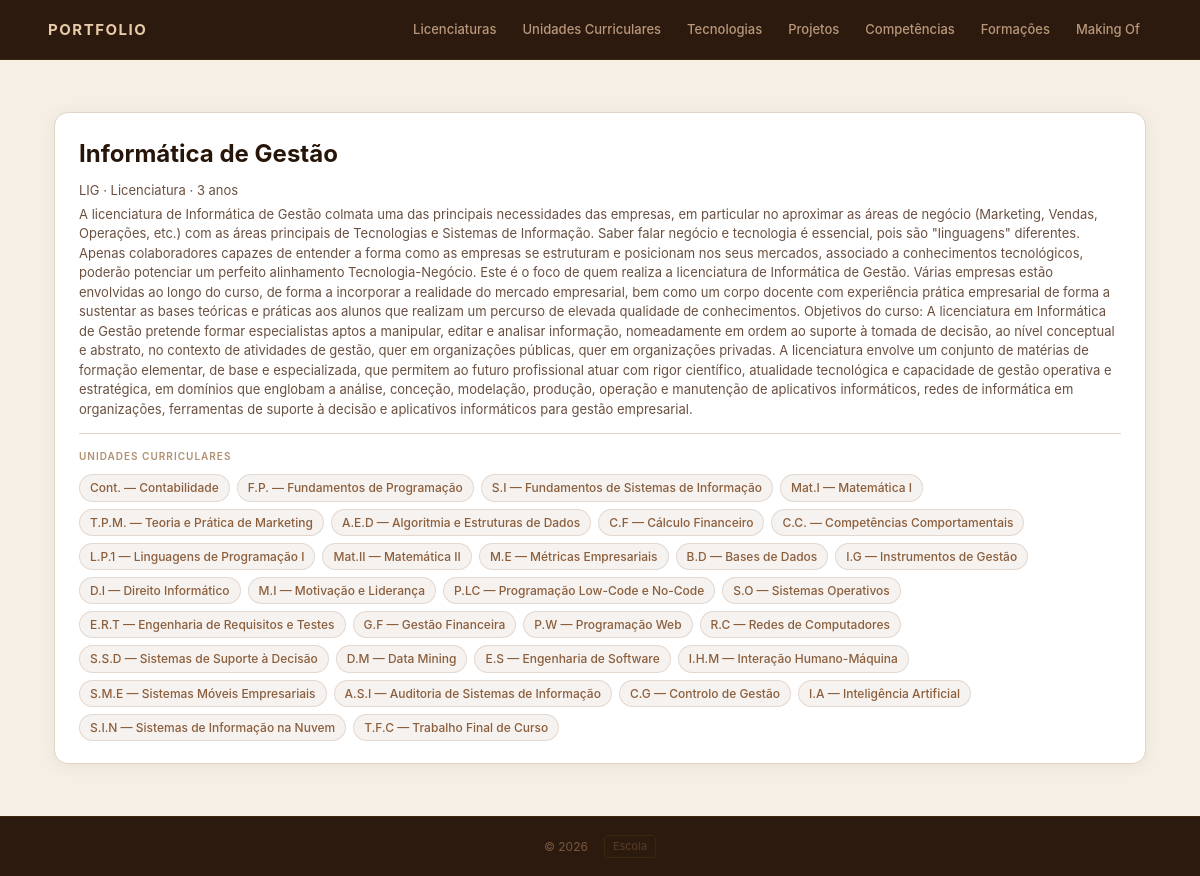
The app's page /licenciatura/1 with its own data.
### portfolio/models.py (models this page shows, shortened)
class Licenciatura(models.Model):
    nome = models.CharField(max_length=200)
    sigla = models.CharField(max_length=20)
    grau = models.CharField(max_length=50)  # ex: "Licenciatura", "Mestrado"
    duracao_anos = models.IntegerField()
    descricao = models.TextField(blank=True)
    imagem = models.ImageField(upload_to='licenciatura/', blank=True, null=True)
    url_deisi = models.URLField(blank=True)
    url_lusofona = models.URLField(blank=True)

class UnidadeCurricular(models.Model):
    licenciatura = models.ForeignKey(Licenciatura, on_delete=models.CASCADE)
    nome = models.CharField(max_length=200)
    sigla = models.CharField(max_length=20)
    ano = models.IntegerField()
    semestre = models.IntegerField()
    ects = models.IntegerField()
    descricao = models.TextField(blank=True)
    imagem = models.ImageField(upload_to='unidades_curriculares/', blank=True, null=True)
    url_ficha = models.URLField(blank=True)
    concluida = models.BooleanField(default=False)
    docentes = models.ManyToManyField(Docente, blank=True) #Esqueci-me de por o docente na unidadeCurricular.....

### portfolio/views.py (the view)
# urls.py: path('licenciatura/<int:id>', views.licenciatura_view, name='licenciatura'),
def licenciatura_view(request, id):
    licenciatura = Licenciatura.objects.prefetch_related('unidadecurricular_set').get(id=id)
    return render(request, 'portfolio/licenciatura.html', {'licenciatura': licenciatura})

### portfolio/templates/portfolio/licenciatura.html
{% extends 'portfolio/base.html' %}
{% block content %}
<article class="detail">
    <header>
        <h2>{{ licenciatura.nome }}</h2>
        <p>{{ licenciatura.sigla }} &middot; {{ licenciatura.grau }} &middot; {{ licenciatura.duracao_anos }} anos</p>
        {% if licenciatura.descricao %}
            <p>{{ licenciatura.descricao }}</p>
        {% endif %}
    </header>
    <section>
        <h4>Unidades Curriculares</h4>
        <ul>
            {% for uc in licenciatura.unidadecurricular_set.all %}
                <li>{{ uc.sigla }} — {{ uc.nome }}</li>
            {% empty %}
                <li>Sem UCs registadas</li>
            {% endfor %}
        </ul>
    </section>
</article>
{% endblock %}

### portfolio/static/portfolio/styles.css (style rules this page uses)
:root { --bg: #f5efe6; --bg-card: #ffffff; --bg-card-hover:#fdf8f2; --border: #e2d5c3; --border-hover: #c4a47c; --accent: #8b5e3c; --accent-soft: rgba(139,94,60,0.08); --accent-mid: #a5703f; --text: #261508; --text-muted: #6b5040; --text-faint: #b09070; --radius: 14px; --shadow: 0 2px 16px rgba(100,60,20,0.08); --shadow-hover: 0 8px 28px rgba(100,60,20,0.14); }
* { box-sizing: border-box; margin: 0; padding: 0; }
body { font-family: "Inter", "Segoe UI", system-ui, -apple-system, sans-serif; background: var(--bg); color: var(--text); line-height: 1.6; min-height: 100vh; display: flex; flex-direction: column; }
article { background: var(--bg-card); border: 1px solid var(--border); border-radius: var(--radius); padding: 22px 24px; box-shadow: var(--shadow); transition: transform 0.2s ease, border-color 0.2s, box-shadow 0.2s; position: relative; overflow: hidden; }
article::before { content: ''; position: absolute; top: 0; left: 0; width: 3px; height: 100%; background: linear-gradient(to bottom, var(--accent), transparent); opacity: 0; transition: opacity 0.2s; }
article > header { margin-bottom: 14px; }
article > header p { font-size: 12px; color: var(--text-muted); line-height: 1.5; }
article > section { margin-top: 14px; padding-top: 14px; border-top: 1px solid var(--border); }
article > section > h4 { font-size: 10px; font-weight: 600; text-transform: uppercase; letter-spacing: 0.1em; color: var(--text-faint); margin-bottom: 10px; }
article > section > ul { list-style: none; display: flex; flex-wrap: wrap; gap: 7px; }
article > section > ul > li { background: var(--accent-soft); color: var(--accent); border: 1px solid rgba(139,94,60,0.18); padding: 3px 10px; border-radius: 999px; font-size: 12px; font-weight: 500; }
article.detail > header h2 { font-size: 24px; font-weight: 700; margin-bottom: 8px; }
article.detail > header p { font-size: 13px; color: var(--text-muted); margin-bottom: 4px; }

### records on screen
Licenciatura: nome "Informática de Gestão", sigla "LIG", grau "Licenciatura", duracao_anos "3", descricao "A licenciatura de Informática de Gestão colmata uma das principais necessidades das empresas, em particular no aproximar as áreas de negócio (Marketing, Vendas, Operações, etc.) com as áreas principais de Tecnologias e Sistemas de Informação. Saber falar negócio e tecnologia é essencial, pois são \"linguagens\" diferentes. Apenas colaboradores capazes de entender a forma como as empresas se estruturam e posicionam nos seus mercados, associado a conhecimentos tecnológicos, poderão potenciar um perfeito alinhamento Tecnologia-Negócio. Este é o foco de quem realiza a licenciatura de Informática de Gestão. Várias empresas estão envolvidas ao longo do curso, de forma a incorporar a realidade do…"
UnidadeCurricular: sigla "Cont.", nome "Contabilidade"
UnidadeCurricular: sigla "F.P.", nome "Fundamentos de Programação"
UnidadeCurricular: sigla "S.I", nome "Fundamentos de Sistemas de Informação"
UnidadeCurricular: sigla "Mat.I", nome "Matemática I"
UnidadeCurricular: sigla "T.P.M.", nome "Teoria e Prática de Marketing"
UnidadeCurricular: sigla "A.E.D", nome "Algoritmia e Estruturas de Dados"
UnidadeCurricular: sigla "C.F", nome "Cálculo Financeiro"
UnidadeCurricular: sigla "C.C.", nome "Competências Comportamentais"
UnidadeCurricular: sigla "L.P.1", nome "Linguagens de Programação I"
UnidadeCurricular: sigla "Mat.II", nome "Matemática II"
UnidadeCurricular: sigla "M.E", nome "Métricas Empresariais"
UnidadeCurricular: sigla "B.D", nome "Bases de Dados"
UnidadeCurricular: sigla "I.G", nome "Instrumentos de Gestão"
UnidadeCurricular: sigla "D.I", nome "Direito Informático"
UnidadeCurricular: sigla "M.I", nome "Motivação e Liderança"
UnidadeCurricular: sigla "P.LC", nome "Programação Low-Code e No-Code"
UnidadeCurricular: sigla "S.O", nome "Sistemas Operativos"
UnidadeCurricular: sigla "E.R.T", nome "Engenharia de Requisitos e Testes"
UnidadeCurricular: sigla "G.F", nome "Gestão Financeira"
UnidadeCurricular: sigla "P.W", nome "Programação Web"
UnidadeCurricular: sigla "R.C", nome "Redes de Computadores"
UnidadeCurricular: sigla "S.S.D", nome "Sistemas de Suporte à Decisão"
UnidadeCurricular: sigla "D.M", nome "Data Mining"
UnidadeCurricular: sigla "E.S", nome "Engenharia de Software"
UnidadeCurricular: sigla "I.H.M", nome "Interação Humano-Máquina"
UnidadeCurricular: sigla "S.M.E", nome "Sistemas Móveis Empresariais"
UnidadeCurricular: sigla "A.S.I", nome "Auditoria de Sistemas de Informação"
UnidadeCurricular: sigla "C.G", nome "Controlo de Gestão"
UnidadeCurricular: sigla "I.A", nome "Inteligência Artificial"
UnidadeCurricular: sigla "S.I.N", nome "Sistemas de Informação na Nuvem"
UnidadeCurricular: sigla "T.F.C", nome "Trabalho Final de Curso"
